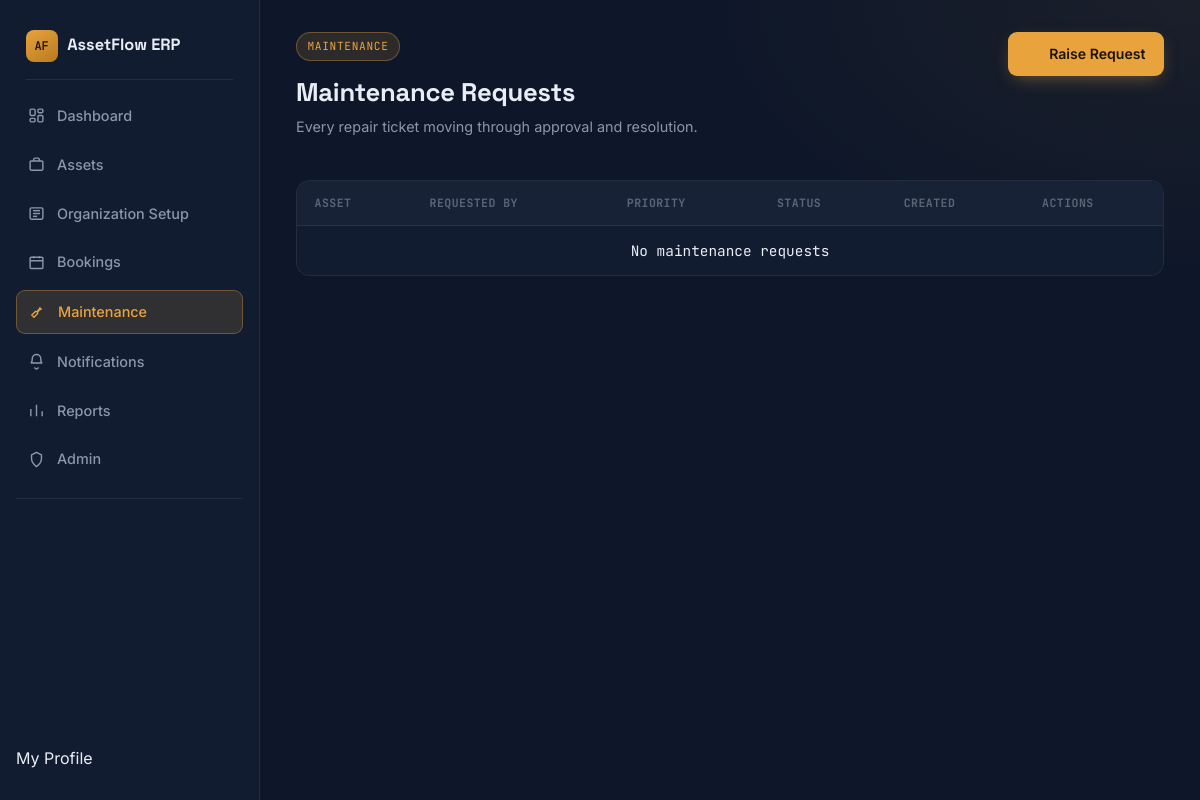
Page /maintenance/ (signed in) on the earlier database version.
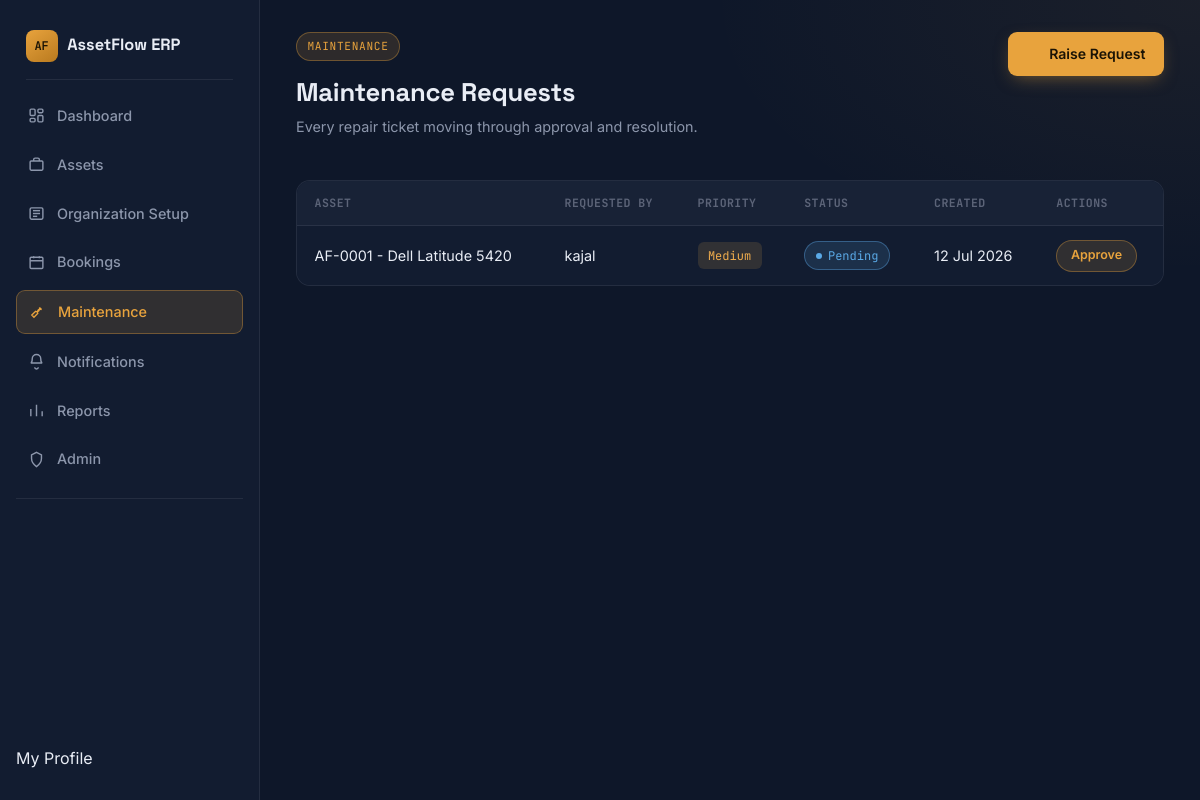
Same page on the later database version.
### maintenance/models.py (models this page shows, shortened)
class MaintenanceRequest(models.Model):
    PRIORITY_CHOICES = [
        ("Low", "Low"),
        ("Medium", "Medium"),
        ("High", "High"),
    ]
    STATUS_CHOICES = [
        ("Pending", "Pending"),
        ("Approved", "Approved"),
        ("Rejected", "Rejected"),
        ("Technician Assigned", "Technician Assigned"),
        ("In Progress", "In Progress"),
        ("Resolved", "Resolved"),
    ]
    asset = models.ForeignKey(
        Asset,
        on_delete=models.CASCADE
    )
    requested_by = models.ForeignKey(
        User,
        on_delete=models.CASCADE
    )
    issue = models.TextField()
    priority = models.CharField(
        max_length=10,
        choices=PRIORITY_CHOICES,
        default="Medium",
    )
    status = models.CharField(
        max_length=30,
        choices=STATUS_CHOICES,
        default="Pending",
    )
    technician = models.CharField(
        max_length=100,
        blank=True,
        null=True,
    )
    photo = models.ImageField(
        upload_to="maintenance/",
        blank=True,
        null=True,
    )
    created_at = models.DateTimeField(
        auto_now_add=True
    )

### assets/models.py (models this page shows, shortened)
class Asset(models.Model):
    STATUS_CHOICES = [
        ("Available", "Available"),
        ("Allocated", "Allocated"),
        ("Reserved", "Reserved"),
        ("Under Maintenance", "Under Maintenance"),
        ("Lost", "Lost"),
        ("Retired", "Retired"),
        ("Disposed", "Disposed"),
    ]
    CONDITION_CHOICES = [
        ("Excellent", "Excellent"),
        ("Good", "Good"),
        ("Fair", "Fair"),
        ("Damaged", "Damaged"),
    ]
    asset_tag = models.CharField(
        max_length=20,
        unique=True,
        blank=True
    )
    name = models.CharField(max_length=150)
    category = models.ForeignKey(
        AssetCategory,
        on_delete=models.CASCADE
    )
    department = models.ForeignKey(
        Department,
        on_delete=models.SET_NULL,
        null=True,
        blank=True
    )
    serial_number = models.CharField(
        max_length=100,
        unique=True
    )
    acquisition_date = models.DateField()
    acquisition_cost = models.DecimalField(
        max_digits=10,
        decimal_places=2
    )
    location = models.CharField(max_length=100)
    condition = models.CharField(
        max_length=20,
        choices=CONDITION_CHOICES,
        default="Good"
    )
    status = models.CharField(
        max_length=30,
        choices=STATUS_CHOICES,
        default="Available"
    )
    shared_bookable = models.BooleanField(default=False)
    image = models.ImageField(
        upload_to="assets/",
        blank=True,
        null=True
    )
    def __str__(self):
        return f"{self.asset_tag} - {self.name}"

### maintenance/views.py (the view)
# urls.py: path("", views.maintenance_list, name="maintenance_list"),
@login_required
def maintenance_list(request):
    requests = MaintenanceRequest.objects.all().order_by("-created_at")
    return render(
        request,
        "maintenance/maintenance_list.html",
        {
            "requests": requests
        }
    )

### templates/maintenance/maintenance_list.html (shortened to what this page needs)
{% extends "base.html" %}
{% block content %}
<div class="page-head">
    <div>
        <div class="eyebrow"><span>MAINTENANCE</span></div>
        <h2>Maintenance Requests</h2>
        <p>Every repair ticket moving through approval and resolution.</p>
    </div>
    <a href="{% url 'raise_request' %}" class="action-btn solid">
        <svg viewBox="0 0 24 24" fill="none" stroke-width="2" width="15" height="15"><path d="M12 5v14M5 12h14"/></svg>
        Raise Request
    </a>
</div>
<div class="table-wrap">
    <table>
        <thead>
            <tr>
                <th>Asset</th>
                <th>Requested By</th>
                <th>Priority</th>
                <th>Status</th>
                <th>Created</th>
                <th>Actions</th>
            </tr>
        </thead>
        <tbody>
            {% for request in requests %}
            <tr>
                <td>{{ request.asset }}</td>
                <td>{{ request.requested_by.username }}</td>
                <td><span class="priority-badge priority-{{ request.priority|lower }}">{{ request.priority }}</span></td>
                <td><span class="status-badge badge-{{ request.status|lower }}">{{ request.status }}</span></td>
                <td>{{ request.created_at|date:"d M Y" }}</td>
                <td>
                    {% if request.status == "Pending" %}
                    <a href="{% url 'approve_request' request.id %}" class="row-link">
                        Approve
                    </a>
                    {% elif request.status == "Approved" %}
                    <a href="{% url 'resolve_request' request.id %}" class="row-link">
                        Resolve
                    </a>
                    {% else %}
                    <span class="muted-dash">—</span>
                    {% endif %}
                </td>
            </tr>
            {% empty %}
            <tr class="empty-row">
                <td colspan="6">
                    No maintenance requests
                </td>
            </tr>
            {% endfor %}
        </tbody>
    </table>
</div>
{% endblock %}

Differences in the rows shown:
added MaintenanceRequest: asset "AF-0001 - Dell Latitude 5420", requested_by.username "kajal", priority "Medium", status "Pending", created_at "12 Jul 2026", shows "Approve"
Other differences:
text no longer shown: "No maintenance requests"
